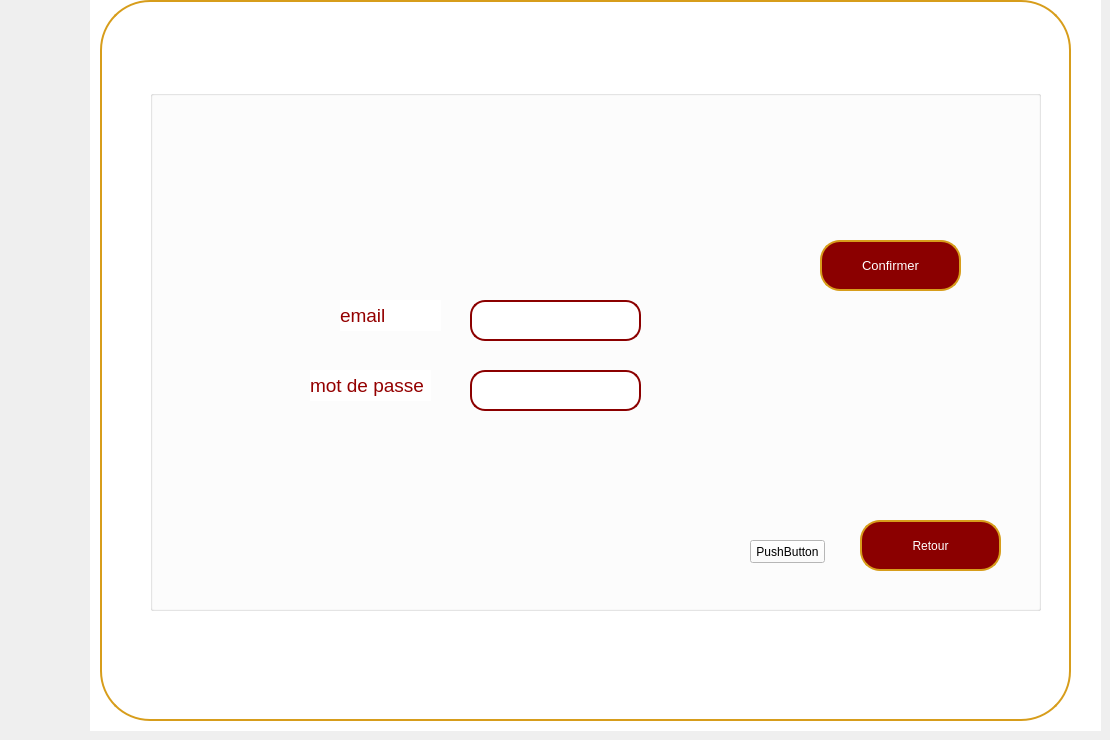
    <widget class="QWidget" name="login">
     <widget class="QWidget" name="widget_15" native="true">
      <property name="geometry">
       <rect>
        <x>90</x>
        <y>0</y>
        <width>1011</width>
        <height>731</height>
       </rect>
      </property>
      <property name="font">
       <font>
        <pointsize>10</pointsize>
       </font>
      </property>
      <property name="styleSheet">
       <string notr="true">background-color: rgb(255, 255, 255);</string>
      </property>
      <widget class="QPushButton" name="pushButton_10">
       <property name="geometry">
        <rect>
         <x>10</x>
         <y>0</y>
         <width>971</width>
         <height>721</height>
        </rect>
       </property>
       <property name="styleSheet">
        <string notr="true">QPushButton {
    background-color: white;
    color: darkred;
    border: 2px solid rgb(215, 157, 27);
    border-radius: 50px;
    padding: 10px; 
}
</string>
       </property>
       <property name="text">
        <string/>
       </property>
      </widget>
      <widget class="QGroupBox" name="groupBox_12">
       <property name="geometry">
        <rect>
         <x>60</x>
         <y>90</y>
         <width>891</width>
         <height>521</height>
        </rect>
       </property>
       <property name="title">
        <string/>
       </property>
       <widget class="QLabel" name="label_37">
        <property name="geometry">
         <rect>
          <x>190</x>
          <y>210</y>
          <width>101</width>
          <height>31</height>
         </rect>
        </property>
        <property name="font">
         <font>
          <pointsize>14</pointsize>
         </font>
        </property>
        <property name="styleSheet">
         <string notr="true">color: rgb(148, 0, 0);</string>
        </property>
        <property name="text">
         <string>email</string>
        </property>
       </widget>
       <widget class="QLineEdit" name="lineEdit_email">
        <property name="geometry">
         <rect>
          <x>320</x>
          <y>210</y>
          <width>171</width>
          <height>41</height>
         </rect>
        </property>
        <property name="styleSheet">
         <string notr="true">QLineEdit {
    border: 2px solid darkred;
    border-radius: 15px; /* Make it larger for a circular shape */
    padding: 5px; /* Adjust as needed */
    color: grey;
}

QLineEdit:focus {
    border: 2px solid darkred;
    border-radius: 15px; /* Make it larger for a circular shape */
    padding: 5px; /* Adjust as needed */
    color: grey;
}</string>
        </property>
        <property name="text">
         <string/>
        </property>
       </widget>
       <widget class="QPushButton" name="pushButton_33">
        <property name="geometry">
         <rect>
          <x>670</x>
          <y>150</y>
          <width>141</width>
          <height>51</height>
         </rect>
        </property>
        <property name="font">
         <font>
          <pointsize>10</pointsize>
         </font>
        </property>
        <property name="styleSheet">
         <string notr="true">QPushButton {
    background-color: darkred;
    color: white;
    border: 2px solid rgb(215, 157, 27);
    border-radius: 20px; 
    padding: 10px; 
}

QPushButton:hover {
    background-color: rgb(215, 157, 27); 
}

QLineEdit {
    border: 2px solid darkred;
    border-radius: 15px; 
    padding: 5px; 
    color: white;
}

QLineEdit:focus {
    border: 2px solid darkred;
    border-radius: 15px; 
    padding: 5px; 
    color: white;
}
</string>
        </property>
        <property name="text">
         <string>Confirmer</string>
        </property>
       </widget>
       <widget class="QPushButton" name="retoursalles2">
        <property name="geometry">
         <rect>
          <x>710</x>
          <y>430</y>
          <width>141</width>
          <height>51</height>
         </rect>
        </property>
        <property name="styleSheet">
         <string notr="true">QPushButton {
    background-color: darkred;
    color: white;
    border: 2px solid rgb(215, 157, 27);
    border-radius: 20px; 
    padding: 10px; 
}

QPushButton:hover {
    background-color: rgb(215, 157, 27); 
}

QLineEdit {
    border: 2px solid darkred;
    border-radius: 15px; 
    padding: 5px; 
    color: white;
}

QLineEdit:focus {
    border: 2px solid darkred;
    border-radius: 15px; 
    padding: 5px; 
    color: white;
}
</string>
        </property>
        <property name="text">
         <string>Retour</string>
        </property>
       </widget>
       <widget class="QLabel" name="label_38">
        <property name="geometry">
         <rect>
          <x>160</x>
          <y>280</y>
          <width>121</width>
          <height>31</height>
         </rect>
        </property>
        <property name="font">
         <font>
          <pointsize>14</pointsize>
         </font>
        </property>
        <property name="styleSheet">
         <string notr="true">color: rgb(148, 0, 0);</string>
        </property>
        <property name="text">
         <string>mot de passe</string>
        </property>
       </widget>
       <widget class="QLineEdit" name="lineEdit_mdp">
        <property name="geometry">
         <rect>
          <x>320</x>
          <y>280</y>
          <width>171</width>
          <height>41</height>
         </rect>
        </property>
        <property name="styleSheet">
         <string notr="true">QLineEdit {
    border: 2px solid darkred;
    border-radius: 15px; /* Make it larger for a circular shape */
    padding: 5px; /* Adjust as needed */
    color: grey;
}

QLineEdit:focus {
    border: 2px solid darkred;
    border-radius: 15px; /* Make it larger for a circular shape */
    padding: 5px; /* Adjust as needed */
    color: grey;
}</string>
        </property>
        <property name="text">
         <string/>
        </property>
       </widget>
       <widget class="QPushButton" name="pushButton_7">
        <property name="geometry">
         <rect>
          <x>600</x>
          <y>450</y>
          <width>75</width>
          <height>23</height>
         </rect>
        </property>
        <property name="text">
         <string>PushButton</string>
        </property>
       </widget>
      </widget>
     </widget>
    </widget>
